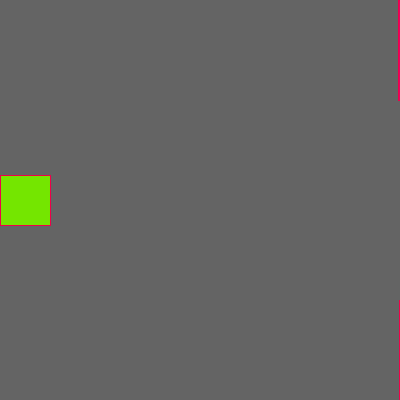
Frame 1 (no input)
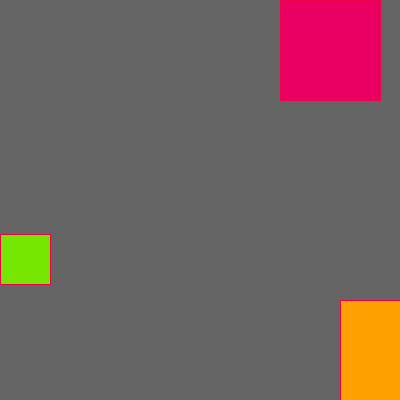
Frame 60 (the mouse pressed at the canvas centre just before this capture)
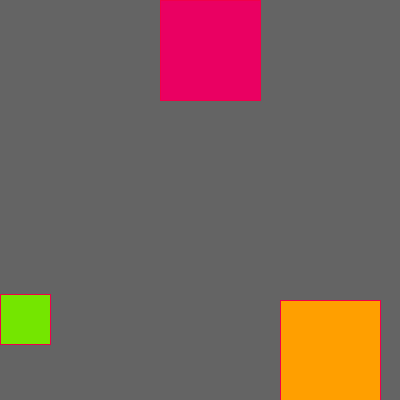
Frame 120 (the mouse held since frame 60 and released just before this capture)

The Processing sketch that drew these frames (run headless with seeded random() and noise(); from frame 60 on, the mouse is pressed at the canvas centre):

// Processing sketch: processing_17791
// ── processing_17791.pde

int x, y, l, h;
//boolean dead


Car myCar1;
Car myCar2; 
Car myCar3;

void setup() {
  size(400,400);
  // Parameters go inside the parentheses when the object is constructed.
  myCar1 = new Car(color(#FF9F00), width, height-height/4, 1, height/4, width/4); 
  myCar2 = new Car(color(#EA0062), width, 0, 2, height/4, width/4); 
  myCar3 = new Car(color(#74E600), 0, height/2-25, 0, height/8, width/8);

  //If dead is true, then stop drawing the ball
  //dead = false;
  
}

void draw() {
  background(100);
  myCar1.drive();
  myCar1.display();
  myCar2.drive();
  myCar2.display();
  myCar3.drive();
  myCar3.display();

  //only draw the car if it isn't dead
  //if (dead == false)
//    myCar1.drive();
//  myCar1.display();
  
  myCar3.ypos++;
  
   if (keyPressed) {
    if (key == ' ') {
      myCar3.ypos = myCar3.ypos - 2;
    }
   }

}

//draw the rectangle
//rect(x, y, l, h);

class Car { 
  color c;
  float xpos;
  float ypos;
  float xspeed;
  int h;
  int w;

  Car(color tempC, float tempXpos, float tempYpos, float tempXspeed, int temph, int tempw) { 
    c = tempC;
    xpos = tempXpos;
    ypos = tempYpos;
    xspeed = tempXspeed;
    h = temph;
    w = tempw;
  }

  void display() {
    stroke(#F00049);
    fill(c);
    rectMode(CORNER);
    rect(xpos,ypos, w, h);
  }

  void drive() {
    xpos = xpos - xspeed;

    if (xpos > width || xpos <= -100) {
      xpos = 400;
     // xspeed = -xspeed;
    }
  }
}
